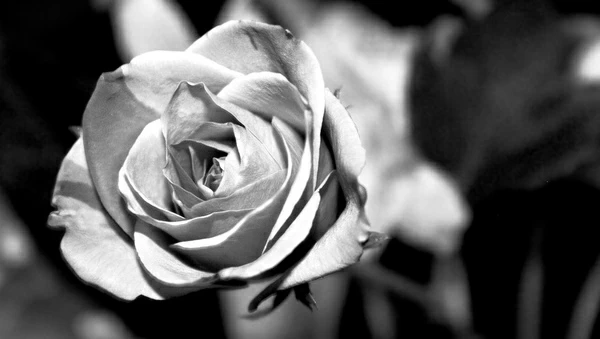
//> input picture L13: Find zero crossings in LoG/images/white_rose.png, 600 x 339 px
$ ./edge_detection_LOG   (built with g++ and OpenCV 4)
//> lines starting //> are read from the running program, lines starting //| are printed output that depends on the picture; after the words box and inside, x2 and y2 are one past the last pixel; in counts of white or black regions, pixels touching at a corner belong together
//> in detectEdges, image is the input picture: 339 rows x 600 cols, CV_8UC3; mean B, G, R 93.3, 93.3, 93.3
#include <iostream>
#include <opencv2/opencv.hpp>

using namespace std;
using namespace cv;

Mat preprocessImage(const Mat& image) {
    // Resize the image to 720x480
    Mat resizedImage;
    resize(image, resizedImage, Size(720, 480));
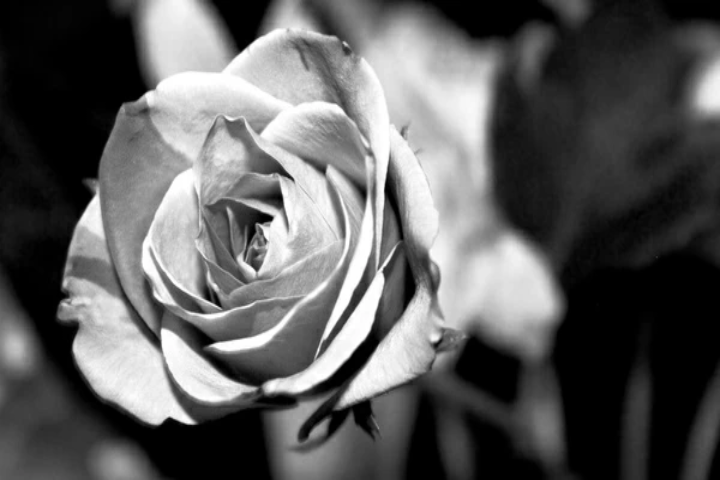
//> resizedImage: 480 rows x 720 cols, CV_8UC3; mean B, G, R 93.2, 93.2, 93.2

    // Convert the image to grayscale
    Mat grayImage;
    cvtColor(resizedImage, grayImage, COLOR_BGR2GRAY);

    return grayImage;
}

Mat laplacianOfGaussian(const Mat& image, double sigma) {
//> called with sigma = 1.4
    // Apply Gaussian blur
    Mat blurredImage;
    GaussianBlur(image, blurredImage, Size(0, 0), sigma);

    // Apply Laplacian operator
    Mat laplacian;
    Laplacian(blurredImage, laplacian, CV_64F);
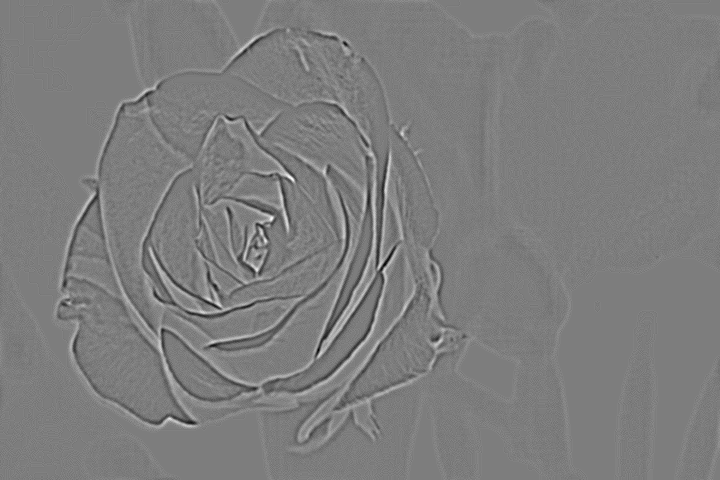
//> laplacian: 480 rows x 720 cols, CV_64FC1; min -36, max 37, mean 0; drawn with min black and max white

    return laplacian;
}

Mat zeroCrossings(const Mat& laplacian) {
    // Find zero crossings
    Mat zeroCrossings = Mat::zeros(laplacian.size(), CV_8U);
    for (int i = 1; i < laplacian.rows - 1; ++i) {
        for (int j = 1; j < laplacian.cols - 1; ++j) {
            double neighbors[8] = {
                laplacian.at<double>(i - 1, j),
                laplacian.at<double>(i + 1, j),
                laplacian.at<double>(i, j - 1),
                laplacian.at<double>(i, j + 1),
                laplacian.at<double>(i - 1, j - 1),
                laplacian.at<double>(i - 1, j + 1),
                laplacian.at<double>(i + 1, j - 1),
                laplacian.at<double>(i + 1, j + 1)
            };
            bool hasZeroCrossing = false;
            for (int k = 0; k < 8; ++k) {
                if (std::signbit(laplacian.at<double>(i, j)) != std::signbit(neighbors[k])) {
                    hasZeroCrossing = true;
                    break;
                }
            }
            if (hasZeroCrossing) {
                zeroCrossings.at<uchar>(i, j) = 255;
            }
        }
    }
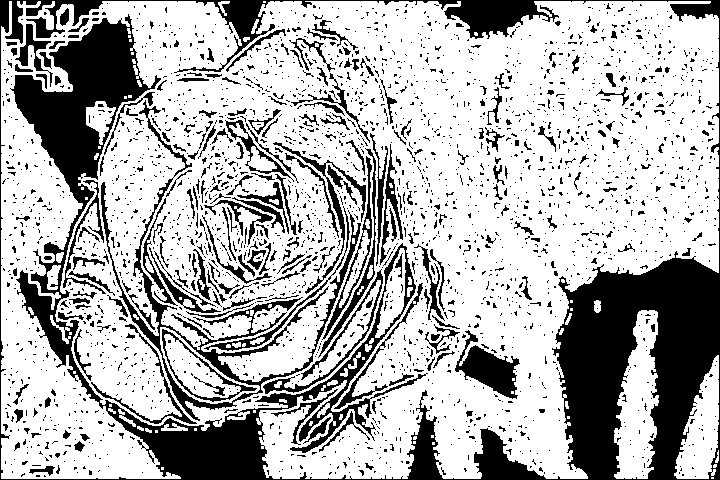
//> zeroCrossings: 480 rows x 720 cols, CV_8UC1; 70.4% white; 2624 black regions (2372 under 20 px), largest, box (x1, y1, x2, y2) and area: (0, 0, 720, 480) 59712, (101, 100, 361, 421) 5321, (455, 330, 520, 399) 1902
    return zeroCrossings;
}

void detectEdges(const string& imagePath, double sigma) {
    // Read the image
    Mat image = imread("images/white_rose.png");
    if (image.empty()) {
        cerr << "Error: Unable to read image." << endl;
        return;
    }

    // Preprocess the image
    Mat grayImage = preprocessImage(image);

    // Apply Laplacian of Gaussian
    Mat laplacian = laplacianOfGaussian(grayImage, sigma);

    // Find zero crossings
    Mat edges = zeroCrossings(laplacian);

    // Save the output image
    string outputImagePath = imagePath.substr(0, imagePath.find_last_of(".")) + "_edges.jpg";
    imwrite(outputImagePath, edges);
    cout << "Edge-detected image saved at: " << outputImagePath << endl;
}

int main() {
    string imagePath = "image.jpg";  // Path to the image
    double sigma = 1.4;  // Gaussian kernel standard deviation
    detectEdges(imagePath, sigma);
    return 0;
}

$ run again, with L13: Find zero crossings in LoG/images/noisyImage.png copied over L13: Find zero crossings in LoG/images/white_rose.png
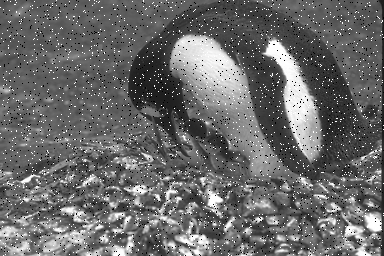
//> input picture L13: Find zero crossings in LoG/images/noisyImage.png, 384 x 256 px
//> in detectEdges, image is the input picture: 256 rows x 384 cols, CV_8UC3; min 0, max 255, mean 106
//> in laplacianOfGaussian, `Laplacian(blurredImage, laplacian, CV_64F);`:
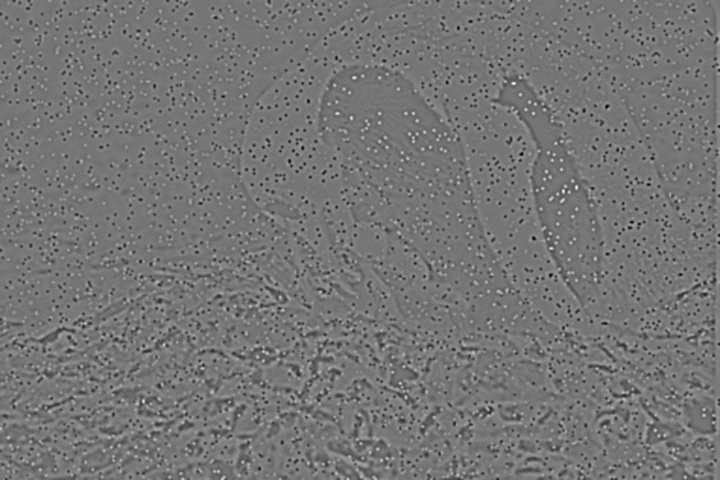
//> laplacian: 480 rows x 720 cols, CV_64FC1; min -49, max 57, mean 0; drawn with min black and max white
//> after the loop in zeroCrossings, `for (int i = 1; i < laplacian.rows - 1; ++i)`:
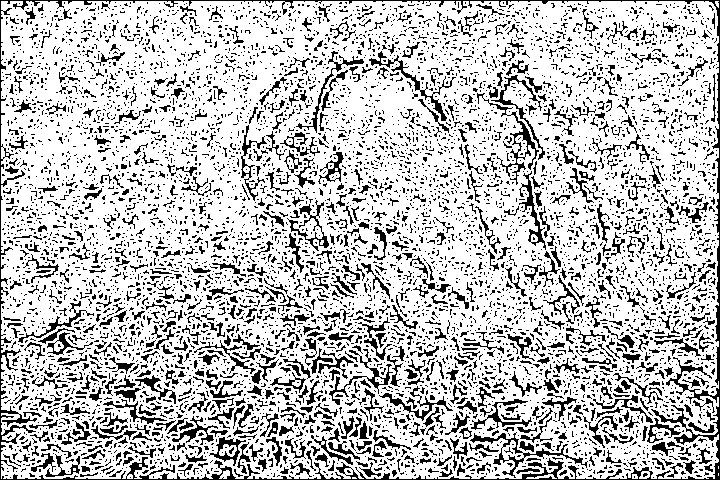
//> zeroCrossings: 480 rows x 720 cols, CV_8UC1; 76.1% white; black in thin lines or dots

$ run again, with L13: Find zero crossings in LoG/images/IttigattiScene.jpg saved as L13: Find zero crossings in LoG/images/white_rose.png
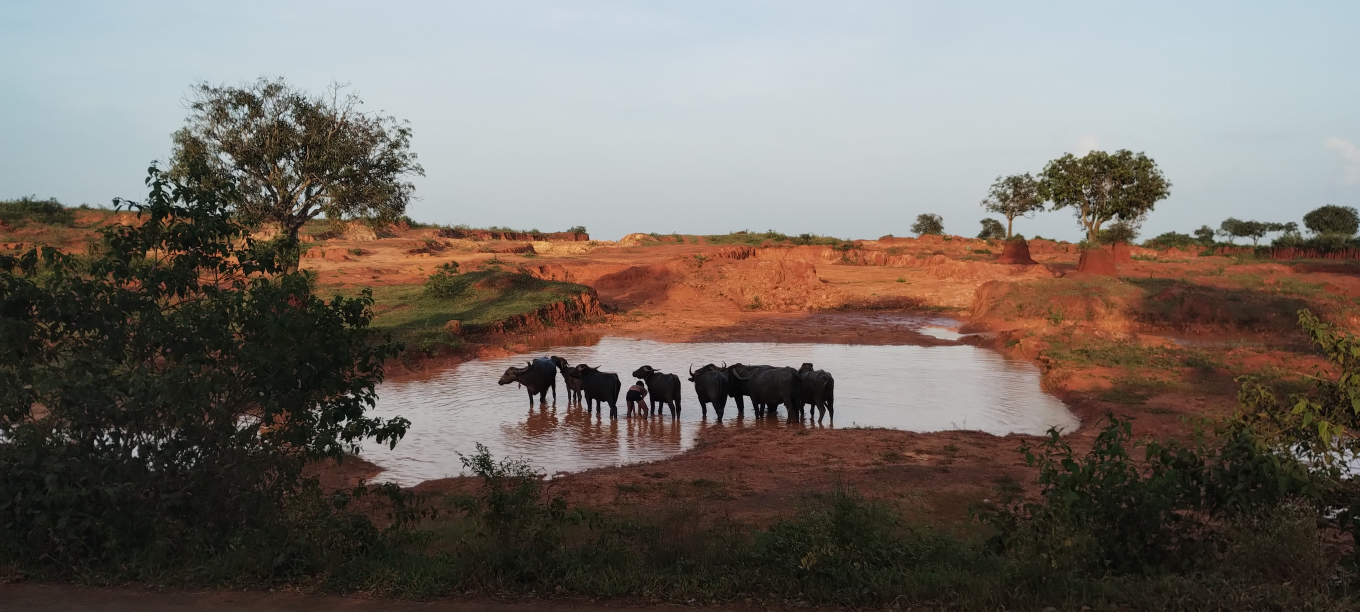
//> input picture L13: Find zero crossings in LoG/images/IttigattiScene.jpg, 4080 x 1836 px (shown at 1/3 size)
//> in detectEdges, image is the input picture: 1836 rows x 4080 cols, CV_8UC3; mean B, G, R 101, 107.8, 115.8
//> in laplacianOfGaussian, `Laplacian(blurredImage, laplacian, CV_64F);`:
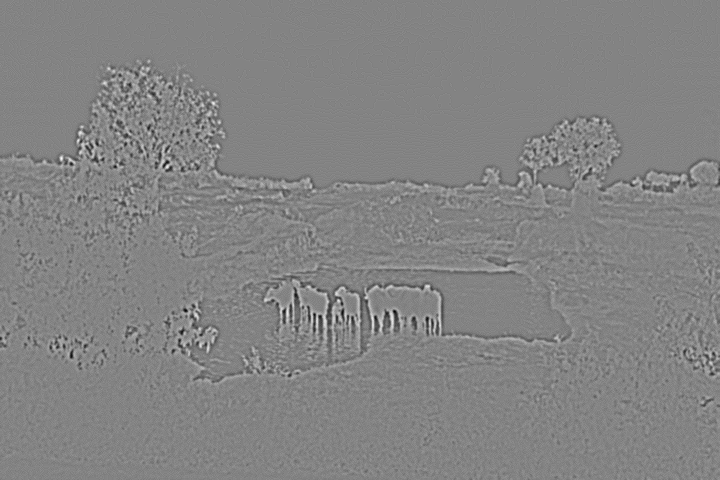
//> laplacian: 480 rows x 720 cols, CV_64FC1; min -46, max 43, mean 0; drawn with min black and max white
//> after the loop in zeroCrossings, `for (int i = 1; i < laplacian.rows - 1; ++i)`:
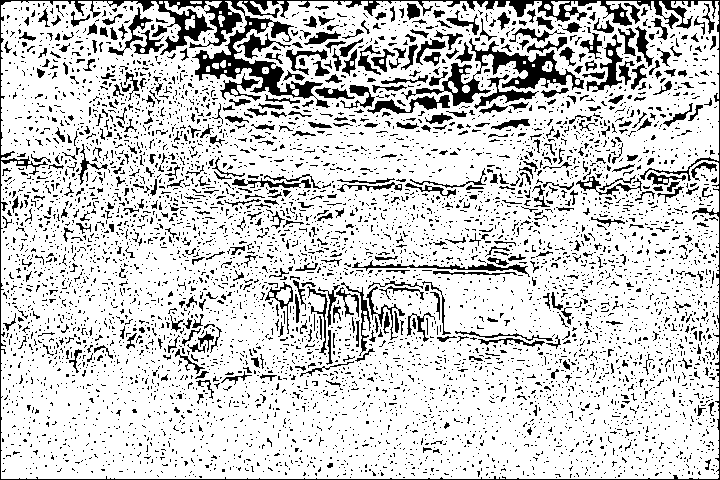
//> zeroCrossings: 480 rows x 720 cols, CV_8UC1; 80.8% white; 5901 black regions (5393 under 20 px), largest, box (x1, y1, x2, y2) and area: (0, 0, 720, 480) 10414, (401, 38, 584, 106) 2675, (367, 95, 450, 114) 608
